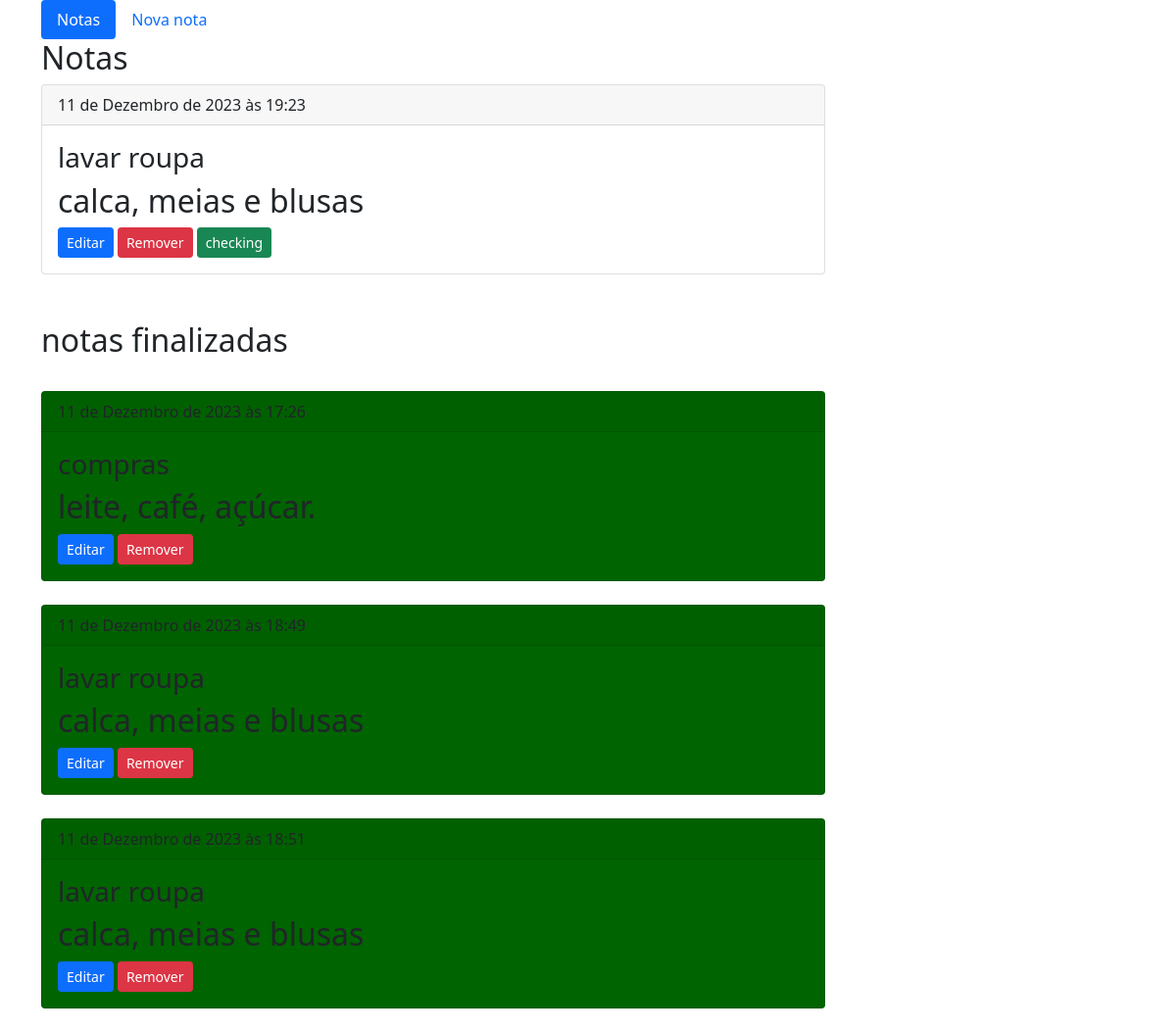
The page / on the database its author committed.
### notes/models.py (models this page shows, shortened)
class Note(models.Model):
    created_at = models.DateTimeField(auto_now_add=True)
    updated_at = models.DateTimeField(auto_now=True)
    description = models.CharField(max_length=256)
    done = models.BooleanField(default=False)
    title = models.CharField(max_length=64)

### notes/views.py (the view)
# urls.py: path("", views.index, name="index"),
def index(request):
	notes = Note.objects.filter(done = False)
	notas_finalizadas = Note.objects.filter(done = True)
	template = "index.html"
	context = {
		"notes": notes,
		"notas_finalizadas" : notas_finalizadas
	}
	return render(request, template,context)

### notes/templates/index.html
{% extends "base.html" %}
{% block content %}
	<h2>Notas</h2>
	{% for note in notes %}
		<div class="card" style="width: 50rem;">
		  <div class="card-header text-">{{ note.created_at }}</div>
		  <div class="card-body">
		    <h3 class="card-title">{{ note.title }}</h3>
		    <h2 class="card-text">{{note.description}}</h2>
		    <a href="{% url 'update' note.id %}" class="btn btn-sm btn-primary">Editar</a>
		    <a href="{% url 'delete' note.id %}" class="btn btn-sm btn-danger">Remover</a>
			<a href="{% url 'checking' note.id %}" class="btn btn-sm btn-success">checking</a>
		  </div>
		</div>
		<br/>
	{% endfor%}
	<br>
	<h2>notas finalizadas</h2>
	<br>
	{% for note in notas_finalizadas %}
	<div class="card" style="width: 50rem; background-color: darkgreen;">
		<div class="card-header text-">{{ note.created_at }}</div>
		<div class="card-body">
		  <h3 class="card-title">{{ note.title }}</h3>
		  <h2 class="card-text">{{note.description}}</h2>
		  <a href="{% url 'update' note.id %}" class="btn btn-sm btn-primary">Editar</a>
		  <a href="{% url 'delete' note.id %}" class="btn btn-sm btn-danger">Remover</a>
		</div>
	  </div>
	  <br/>
	{% endfor%}
{% endblock %}

### notes/templates/base.html (shortened to what this page needs)
{% load static %}
<!DOCTYPE html>
<html>
<head>
	<link href="https://cdn.jsdelivr.net/npm/bootstrap@5.1.3/dist/css/bootstrap.min.css" rel="stylesheet">
</head>
<body>
	<div class="container">
		<ul class="nav nav-pills">
		  <li class="nav-item">
		    <a class="nav-link active" href="{% url 'index' %}">Notas</a>
		  </li>
		  <li class="nav-item">
		    <a class="nav-link"  href="{% url 'create' %}">Nova nota</a>
		  </li>
		</ul>
		{% block content %}
		{% endblock %}
	</div>
</body>
</html>

### rows shown on the page
Note: created_at "11 de Dezembro de 2023 às 19:23", title "lavar roupa", description "calca, meias e blusas"
Note: created_at "11 de Dezembro de 2023 às 17:26", title "compras", description "leite, café, açúcar."
Note: created_at "11 de Dezembro de 2023 às 18:49", title "lavar roupa", description "calca, meias e blusas"
Note: created_at "11 de Dezembro de 2023 às 18:51", title "lavar roupa", description "calca, meias e blusas"
